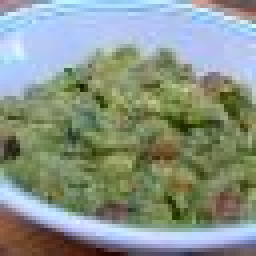
#> input picture 1_dataset-increaser/test/test_10.JPEG, 64 x 64 px (shown 4 times larger)
$ python -i dataset-increaser.py   (imports and definitions only)
#> lines starting #> are read from the running program, lines starting #| are printed output that depends on the picture
from PIL import Image
from PIL import ImageFilter
import os
import random

path = "./test"
image_prefix = "test_"
image_suffix = ".JPEG"
output_folder = "./increased_test/"
images = []
increase_factor = 5

num_images = len([f for f in os.listdir(path) if os.path.isfile(os.path.join(path, f))])

# [5 lines not run here, left out]


def apply_transformation(image):
    transformation = random.randint(0, 3)
    result = 0
    if transformation == 0:
        rand_blur = random.randint(2, 10)
        result = image.filter(ImageFilter.GaussianBlur(rand_blur))
    elif transformation == 1:
        rand_resize = random.uniform(0.25, 2.5)
        result = image.resize((int(image.width * rand_resize), int(image.height * rand_resize)))
    else:
        result = image.transpose(Image.FLIP_TOP_BOTTOM)
    return result


# [4 lines not run here, left out]

>>> from PIL import Image
>>> picture = Image.open('test/test_10.JPEG')
#> picture is the input picture: PIL image 64x64 RGB; mean R, G, B 136, 147.8, 136.2
>>> result = apply_transformation(picture)
#> in apply_transformation, `result = image.transpose(Image.FLIP_TOP_BOTTOM)`:
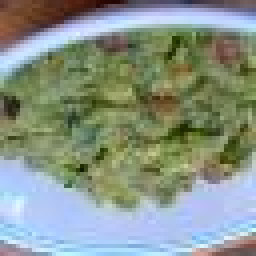
#> result: PIL image 64x64 RGB (shown 4 times larger); mean R, G, B 136, 147.8, 136.2

$ run again, on 1_dataset-increaser/test/test_118.JPEG
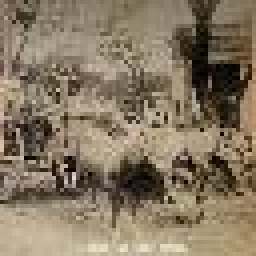
#> input picture 1_dataset-increaser/test/test_118.JPEG, 64 x 64 px (shown 4 times larger)
#> picture is the input picture: PIL image 64x64 RGB; mean R, G, B 133.9, 119.2, 98.1
#> in apply_transformation, `result = image.transpose(Image.FLIP_TOP_BOTTOM)`:
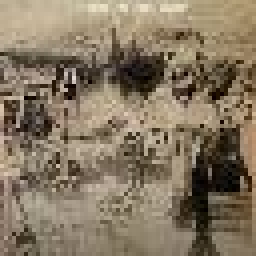
#> result: PIL image 64x64 RGB (shown 4 times larger); mean R, G, B 133.9, 119.2, 98.1

$ run again, on 1_dataset-increaser/test/test_12.JPEG
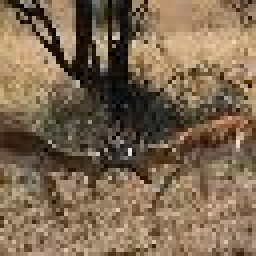
#> input picture 1_dataset-increaser/test/test_12.JPEG, 64 x 64 px (shown 4 times larger)
#> picture is the input picture: PIL image 64x64 RGB; mean R, G, B 125.4, 104.8, 81.2
#> in apply_transformation, `result = image.transpose(Image.FLIP_TOP_BOTTOM)`:
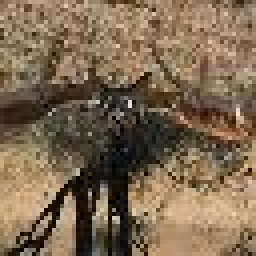
#> result: PIL image 64x64 RGB (shown 4 times larger); mean R, G, B 125.4, 104.8, 81.2

$ run again, on 1_dataset-increaser/test/test_122.JPEG
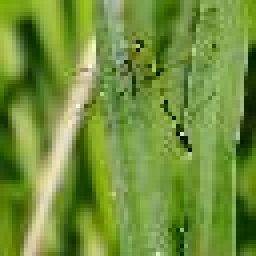
#> input picture 1_dataset-increaser/test/test_122.JPEG, 64 x 64 px (shown 4 times larger)
#> picture is the input picture: PIL image 64x64 RGB; mean R, G, B 113.7, 144.4, 58.5
#> in apply_transformation, `result = image.transpose(Image.FLIP_TOP_BOTTOM)`:
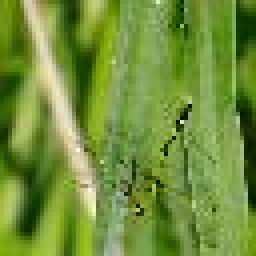
#> result: PIL image 64x64 RGB (shown 4 times larger); mean R, G, B 113.7, 144.4, 58.5
